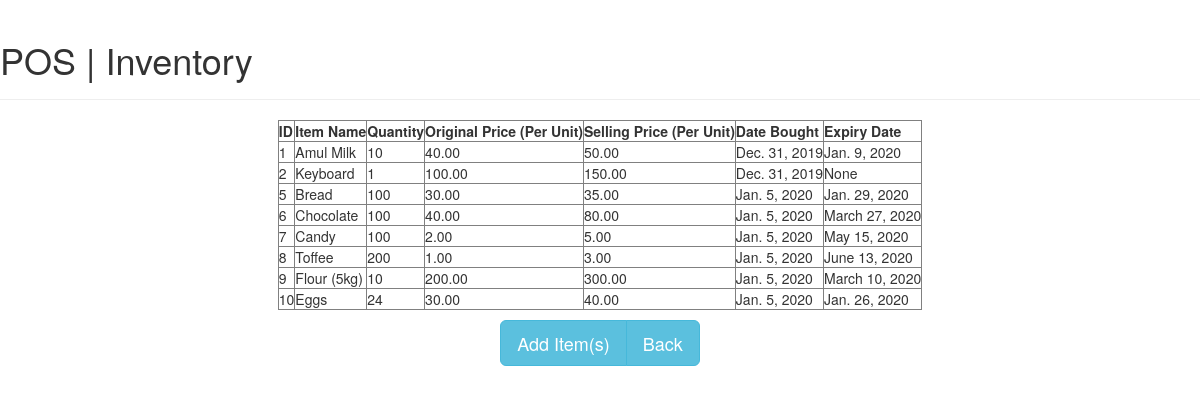
Screenshot of /inventory/ with the database file from the repository.
### inventory/models.py (models this page shows)
class inventoryreq(models.Model):
    item_name=models.CharField(max_length=100, blank=False)
    quantity=models.IntegerField(blank=False)
    bought_price=models.DecimalField(max_digits=100000, decimal_places=2, blank=False)
    retail_price=models.DecimalField(max_digits=100000, decimal_places=2, blank=False)
    bought_date=models.DateField(blank=False, auto_now=True)
    expire_date=models.DateField(auto_now=False, null=True, blank=True)

### inventory/views.py (the view)
# urls.py: path('', inventorytableview ),
def inventorytableview(request):
    obj=inventoryreq.objects.all()
    inventorytablecolumn=["ID",'Item Name', 'Quantity', 'Original Price (Per Unit)', 'Selling Price (Per Unit)', 'Date Bought', 'Expiry Date']
    context={
        'obj': obj,
        'tcol':inventorytablecolumn
    }
    return render(request, 'inventorytable.html', context)

### inventory/templates/inventorytable.html (shortened to what this page needs)
{% extends 'inventorybase.html' %}
{% block content %}
<table align='center' border='1'>
    <tr>
        {% for x in tcol %}
            <th>{{x}}</th>
        {%endfor%}
    </tr>
    {% for value in obj %}
    <tr>
       <td>{{value.id}}</td>
       <td>{{value.item_name}}</td>
       <td>{{value.quantity}}</td>
       <td>{{value.bought_price}}</td>
       <td>{{value.retail_price}}</td>
       <td>{{value.bought_date }}</td>
       <td>{{value.expire_date }}</td>
    </tr>
    {% endfor %}
</table>
<center>
    <div class='btn-group btn-group-lg' role="group">
        <a href="additem" class="btn btn-info btn-lg">Add Item(s)</a>
        <a href=".." class="btn btn-info btn-lg">Back</a>
    </div>
</center>
{% endblock %}

### inventory/templates/inventorybase.html (shortened to what this page needs)
<!DOCTYPE html>
<html lang="en">
<head>
<link rel="stylesheet" type="text/css" href="https://maxcdn.bootstrapcdn.com/bootstrap/3.3.5/css/bootstrap.min.css">
</head>
<body>
<div class="page-header">
    <h1>POS | Inventory</h1>
</div>
{% block content %}
{% endblock %}
</body>
</html>

### rows the page displays
inventoryreq: id "1", item_name "Amul Milk", quantity "10", bought_price "40.00", retail_price "50.00", bought_date "Dec. 31, 2019", expire_date "Jan. 9, 2020"
inventoryreq: id "2", item_name "Keyboard", quantity "1", bought_price "100.00", retail_price "150.00", bought_date "Dec. 31, 2019", expire_date "None"
inventoryreq: id "5", item_name "Bread", quantity "100", bought_price "30.00", retail_price "35.00", bought_date "Jan. 5, 2020", expire_date "Jan. 29, 2020"
inventoryreq: id "6", item_name "Chocolate", quantity "100", bought_price "40.00", retail_price "80.00", bought_date "Jan. 5, 2020", expire_date "March 27, 2020"
inventoryreq: id "7", item_name "Candy", quantity "100", bought_price "2.00", retail_price "5.00", bought_date "Jan. 5, 2020", expire_date "May 15, 2020"
inventoryreq: id "8", item_name "Toffee", quantity "200", bought_price "1.00", retail_price "3.00", bought_date "Jan. 5, 2020", expire_date "June 13, 2020"
inventoryreq: id "9", item_name "Flour (5kg)", quantity "10", bought_price "200.00", retail_price "300.00", bought_date "Jan. 5, 2020", expire_date "March 10, 2020"
inventoryreq: id "10", item_name "Eggs", quantity "24", bought_price "30.00", retail_price "40.00", bought_date "Jan. 5, 2020", expire_date "Jan. 26, 2020"

### other values shown
{{ x }} "ID" "Item Name" "Quantity" "Original Price (Per Unit)" "Selling Price (Per Unit)" "Date Bought" "Expiry Date"
